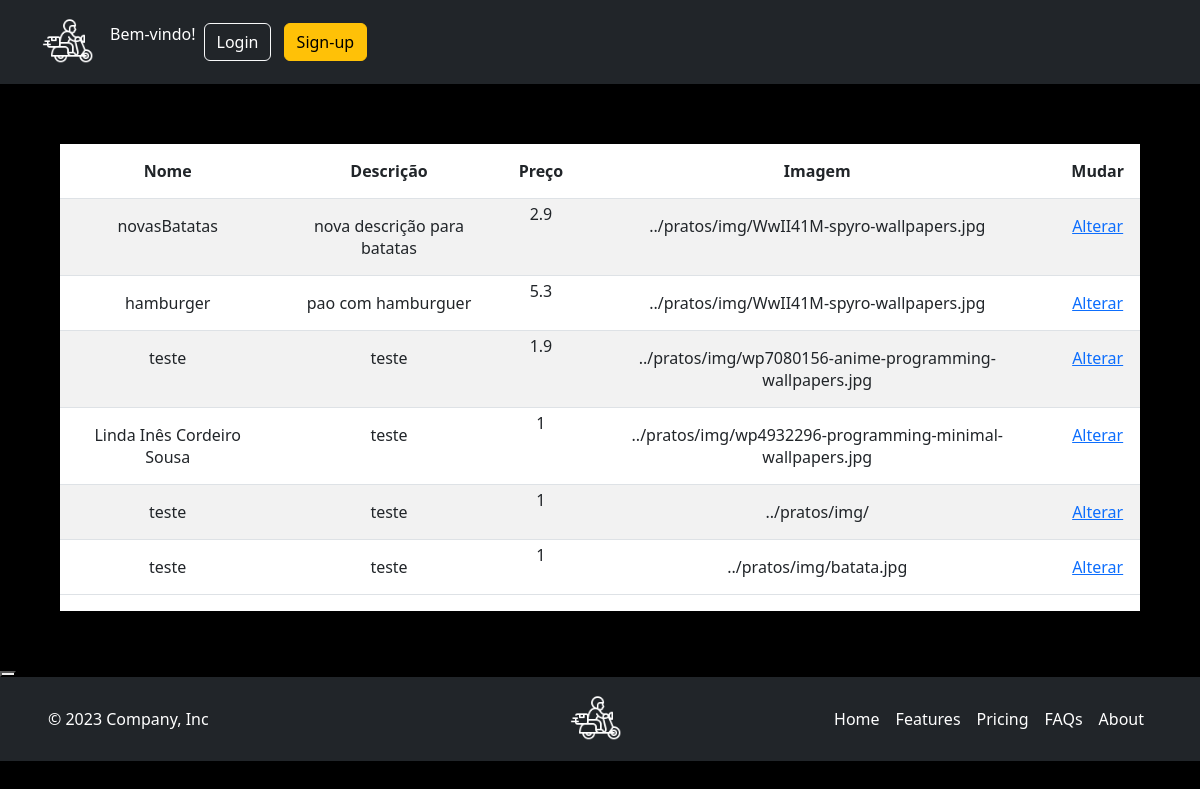
The page /web/paginasWeb/mudarPratos.php on the database its author committed.
### tables this page shows
CREATE TABLE `ementa` (
  `id` int unsigned NOT NULL AUTO_INCREMENT,
  `nome` varchar(45) NOT NULL,
  `descricao` varchar(45) NOT NULL,
  `preco` float NOT NULL,
  `imagem` varchar(300) NOT NULL,
  `restaurante_id` int unsigned NOT NULL,
  `estado_id` int unsigned NOT NULL,
  `tipo_id` int unsigned NOT NULL,
  PRIMARY KEY (`id`),
  KEY `fk_ementas_restaurante` (`restaurante_id`),
  KEY `fk_ementas_estado` (`estado_id`),
  KEY `fk_ementas_tipo` (`tipo_id`),
  CONSTRAINT `fk_ementas_estado` FOREIGN KEY (`estado_id`) REFERENCES `estado` (`id`),
  CONSTRAINT `fk_ementas_restaurante` FOREIGN KEY (`restaurante_id`) REFERENCES `restaurante` (`id`),
  CONSTRAINT `fk_ementas_tipo` FOREIGN KEY (`tipo_id`) REFERENCES `tipo` (`id`)
);

### web/paginasWeb/mudarPratos.php (the view, shortened to what this page needs)
<?php require "../includes/header.php";
$conexao = MyConnect::getInstance();
$ementas = $conexao->query("select * from ementa");
?>
<body style="background-color: black; ">
          <div class="table-responsive" style="background-color: white; margin: 5% 5%">
            <table class="table table-striped table-sm" style="text-align: center;">
              <thead>
                <tr>
                  <th style="padding: 1rem">Nome</th>
                  <th style="padding: 1rem">Descrição</th>
                  <th style="padding: 1rem">Preço</th>
                  <th style="padding: 1rem">Imagem</th>
                  <th style="padding: 1rem">Mudar</th>
                </tr>
              </thead>
              <tbody>
              <?php
              while($ementa = $ementas->fetch_assoc()){
               ?>
              <tr>
                  <td style="padding: 1rem"><?php echo $ementa['nome'];?></a></td>
                  <td style="padding: 1rem"><?php echo $ementa['descricao'];?></a></td>
                  <td style ="padding 1rem"><?php echo $ementa['preco'];?></a></td>
                  <td style="padding: 1rem"><?php echo $ementa['imagem'];?></a></td>
                  <td style="padding: 1rem"><a href="mudarEmenta.php?id=<?php echo $ementa['id']?>">Alterar</td>
                </tr>
                <?php } ?>
              </tbody>
            </table>
          </div>
  <button></button>
</body>
  <?php
include "../includes/footer.php";
?>

### rows shown on the page
ementa: nome "novasBatatas", descricao "nova descrição para batatas", preco "2.9", imagem "../pratos/img/WwII41M-spyro-wallpapers.jpg"
ementa: nome "hamburger", descricao "pao com hamburguer", preco "5.3", imagem "../pratos/img/WwII41M-spyro-wallpapers.jpg"
ementa: nome "teste", descricao "teste", preco "1.9", imagem "../pratos/img/wp7080156-anime-programming-wallpapers.jpg"
ementa: nome "Linda Inês Cordeiro Sousa", descricao "teste", preco "1", imagem "../pratos/img/wp4932296-programming-minimal-wallpapers.jpg"
ementa: nome "teste", descricao "teste", preco "1", imagem "../pratos/img/"
ementa: nome "teste", descricao "teste", preco "1", imagem "../pratos/img/batata.jpg"
